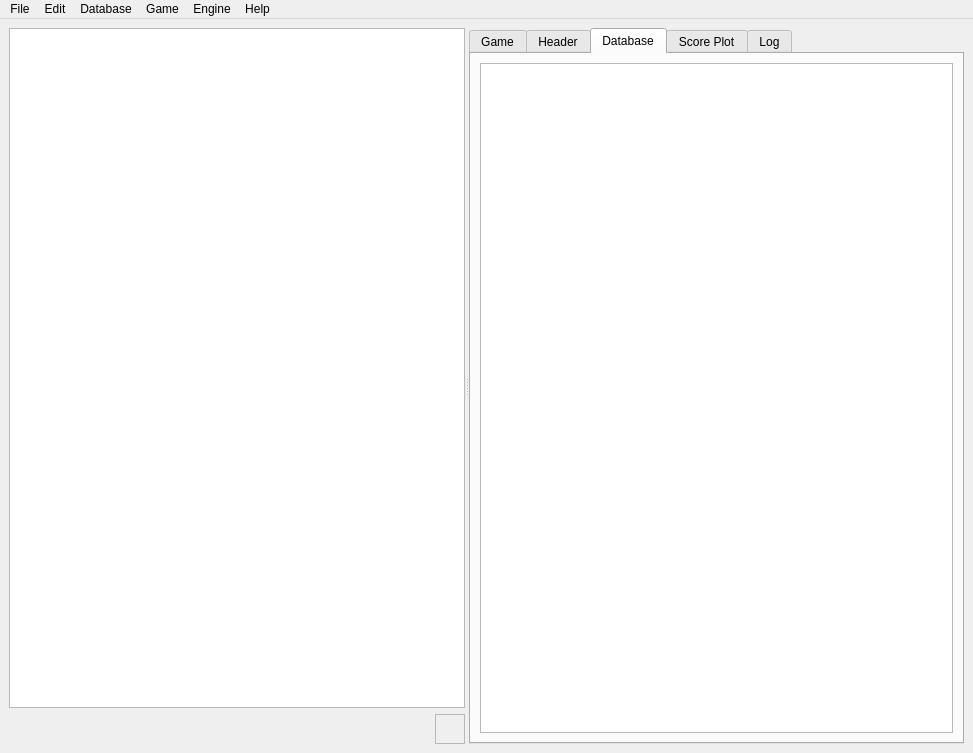
<?xml version="1.0" encoding="UTF-8"?>
<ui version="4.0">
 <class>MainWindow</class>
 <widget class="QMainWindow" name="MainWindow">
  <property name="geometry">
   <rect>
    <x>0</x>
    <y>0</y>
    <width>973</width>
    <height>753</height>
   </rect>
  </property>
  <property name="windowTitle">
   <string>MzChess</string>
  </property>
  <widget class="QWidget" name="centralWidget">
   <layout class="QVBoxLayout" name="verticalLayout_2">
    <item>
     <widget class="QSplitter" name="splitter">
      <property name="orientation">
       <enum>Qt::Horizontal</enum>
      </property>
      <widget class="QWidget" name="layoutWidget">
       <layout class="QVBoxLayout" name="verticalLayout">
        <item>
         <widget class="QBoardViewClass" name="boardGraphicsView">
          <property name="sizePolicy">
           <sizepolicy hsizetype="Preferred" vsizetype="Expanding">
            <horstretch>5</horstretch>
            <verstretch>0</verstretch>
           </sizepolicy>
          </property>
          <property name="minimumSize">
           <size>
            <width>100</width>
            <height>100</height>
           </size>
          </property>
         </widget>
        </item>
        <item>
         <layout class="QHBoxLayout" name="horizontalLayout">
          <item>
           <widget class="QLabel" name="materialLabel">
            <property name="sizePolicy">
             <sizepolicy hsizetype="Expanding" vsizetype="Fixed">
              <horstretch>0</horstretch>
              <verstretch>0</verstretch>
             </sizepolicy>
            </property>
            <property name="minimumSize">
             <size>
              <width>0</width>
              <height>30</height>
             </size>
            </property>
            <property name="maximumSize">
             <size>
              <width>16777215</width>
              <height>30</height>
             </size>
            </property>
            <property name="font">
             <font>
              <family>Chess Leipzig</family>
              <pointsize>20</pointsize>
             </font>
            </property>
            <property name="text">
             <string/>
            </property>
           </widget>
          </item>
          <item>
           <widget class="QFrame" name="turnFrame">
            <property name="sizePolicy">
             <sizepolicy hsizetype="Fixed" vsizetype="Fixed">
              <horstretch>0</horstretch>
              <verstretch>0</verstretch>
             </sizepolicy>
            </property>
            <property name="minimumSize">
             <size>
              <width>30</width>
              <height>30</height>
             </size>
            </property>
            <property name="autoFillBackground">
             <bool>true</bool>
            </property>
            <property name="frameShape">
             <enum>QFrame::StyledPanel</enum>
            </property>
            <property name="frameShadow">
             <enum>QFrame::Raised</enum>
            </property>
           </widget>
          </item>
         </layout>
        </item>
       </layout>
      </widget>
      <widget class="QTabWidget" name="tabWidget">
       <property name="sizePolicy">
        <sizepolicy hsizetype="Expanding" vsizetype="Preferred">
         <horstretch>0</horstretch>
         <verstretch>0</verstretch>
        </sizepolicy>
       </property>
       <property name="minimumSize">
        <size>
         <width>100</width>
         <height>0</height>
        </size>
       </property>
       <property name="maximumSize">
        <size>
         <width>16777215</width>
         <height>16777215</height>
        </size>
       </property>
       <property name="currentIndex">
        <number>2</number>
       </property>
       <widget class="QWidget" name="tabGame">
        <attribute name="title">
         <string>Game</string>
        </attribute>
        <layout class="QVBoxLayout" name="verticalLayout_3">
         <item>
          <widget class="GameTreeView" name="gameTreeViewWidget">
           <column>
            <property name="text">
             <string notr="true">1</string>
            </property>
           </column>
          </widget>
         </item>
        </layout>
       </widget>
       <widget class="QWidget" name="tabHeader">
        <attribute name="title">
         <string>Header</string>
        </attribute>
        <layout class="QVBoxLayout" name="verticalLayout_4">
         <item>
          <widget class="GameHeaderView" name="gameHeaderTableView">
           <property name="editTriggers">
            <set>QAbstractItemView::EditKeyPressed</set>
           </property>
           <property name="columnCount">
            <number>2</number>
           </property>
           <attribute name="horizontalHeaderVisible">
            <bool>false</bool>
           </attribute>
           <attribute name="horizontalHeaderStretchLastSection">
            <bool>true</bool>
           </attribute>
           <column/>
           <column/>
          </widget>
         </item>
        </layout>
       </widget>
       <widget class="QWidget" name="tabDatabase">
        <attribute name="title">
         <string>Database</string>
        </attribute>
        <layout class="QHBoxLayout" name="horizontalLayout_3">
         <item>
          <widget class="GameListTableView" name="gameListTableView">
           <property name="font">
            <font>
             <family>Courier</family>
             <pointsize>10</pointsize>
            </font>
           </property>
          </widget>
         </item>
        </layout>
       </widget>
       <widget class="QWidget" name="tabScorePlot">
        <attribute name="title">
         <string>Score Plot</string>
        </attribute>
        <layout class="QHBoxLayout" name="horizontalLayout_2">
         <item>
          <widget class="ScorePlot" name="scorePlotGraphicsView"/>
         </item>
        </layout>
       </widget>
       <widget class="QWidget" name="tabLog">
        <attribute name="title">
         <string>Log</string>
        </attribute>
        <layout class="QHBoxLayout" name="horizontalLayout_4">
         <item>
          <widget class="QUCIEdit" name="uciTextEdit"/>
         </item>
        </layout>
       </widget>
      </widget>
     </widget>
    </item>
   </layout>
  </widget>
  <widget class="QMenuBar" name="menuBar">
   <property name="geometry">
    <rect>
     <x>0</x>
     <y>0</y>
     <width>973</width>
     <height>21</height>
    </rect>
   </property>
   <widget class="QMenu" name="menuFile">
    <property name="title">
     <string>File</string>
    </property>
    <widget class="QMenu" name="menuRecentDB">
     <property name="title">
      <string>Recent</string>
     </property>
    </widget>
    <widget class="QMenu" name="menuEncoding">
     <property name="title">
      <string>Encoding</string>
     </property>
     <addaction name="actionUTF8"/>
     <addaction name="actionISO88591"/>
     <addaction name="actionASCII"/>
    </widget>
    <addaction name="menuEncoding"/>
    <addaction name="actionOpenDB"/>
    <addaction name="menuRecentDB"/>
    <addaction name="separator"/>
    <addaction name="actionSaveDB"/>
    <addaction name="actionSaveDBAs"/>
    <addaction name="actionAppend2DB"/>
    <addaction name="separator"/>
    <addaction name="actionSaveGame"/>
    <addaction name="separator"/>
    <addaction name="actionExit"/>
   </widget>
   <widget class="QMenu" name="menuEdit">
    <property name="title">
     <string>Edit</string>
    </property>
    <addaction name="actionFENBuilder"/>
    <addaction name="separator"/>
    <addaction name="actionCopyFEN"/>
    <addaction name="actionCopyGame"/>
    <addaction name="separator"/>
    <addaction name="actionNextMove"/>
    <addaction name="actionPreviousMove"/>
    <addaction name="actionUndoMove"/>
    <addaction name="separator"/>
    <addaction name="actionNextVariant"/>
    <addaction name="actionPreviousVariant"/>
    <addaction name="actionPromoteVariant"/>
    <addaction name="actionPromoteVariant2Main"/>
    <addaction name="actionDemoteVariant"/>
    <addaction name="actionDeleteVariant"/>
   </widget>
   <widget class="QMenu" name="menuGame">
    <property name="title">
     <string>Game</string>
    </property>
    <widget class="QMenu" name="menuEndGame">
     <property name="title">
      <string>End Game</string>
     </property>
     <addaction name="actionEGRunningGame"/>
     <addaction name="actionEGWhiteWins"/>
     <addaction name="actionEGBlackWins"/>
     <addaction name="actionEGDraw"/>
    </widget>
    <addaction name="actionSelectHeaderElements"/>
    <addaction name="menuEndGame"/>
    <addaction name="separator"/>
    <addaction name="actionFlipBoard"/>
    <addaction name="separator"/>
    <addaction name="actionShowOptions"/>
    <addaction name="actionWarnOfDanger"/>
   </widget>
   <widget class="QMenu" name="menuEngine">
    <property name="title">
     <string>Engine</string>
    </property>
    <widget class="QMenu" name="menuSelectEngine">
     <property name="title">
      <string>Select Engine</string>
     </property>
     <addaction name="separator"/>
    </widget>
    <widget class="QMenu" name="menuSearchDepth">
     <property name="title">
      <string>Search Depth</string>
     </property>
     <addaction name="actionSD05Moves"/>
     <addaction name="actionSD10Moves"/>
     <addaction name="actionSD15Moves"/>
     <addaction name="actionSD20Moves"/>
     <addaction name="actionSD25Moves"/>
    </widget>
    <widget class="QMenu" name="menuBlunderLimit">
     <property name="title">
      <string>Blunder Limit</string>
     </property>
     <addaction name="actionBLNone"/>
     <addaction name="separator"/>
     <addaction name="actionBL05Pawns"/>
     <addaction name="actionBL10Pawn"/>
     <addaction name="actionBL15Pawns"/>
     <addaction name="actionBL20Pawns"/>
     <addaction name="actionBL25Pawns"/>
     <addaction name="actionBL30Pawns"/>
    </widget>
    <widget class="QMenu" name="menuAnnotateVariants">
     <property name="title">
      <string>Annotate Variants</string>
     </property>
     <addaction name="actionAVNone"/>
     <addaction name="actionAVAll"/>
     <addaction name="separator"/>
     <addaction name="actionAV2Halfmoves"/>
     <addaction name="actionAV4Halfmoves"/>
     <addaction name="actionAV6Halfmoves"/>
    </widget>
    <widget class="QMenu" name="menuNumberOfAnnotations">
     <property name="title">
      <string># Annotations</string>
     </property>
     <addaction name="actionNA1"/>
     <addaction name="actionNA2"/>
     <addaction name="actionNA3"/>
    </widget>
    <widget class="QMenu" name="menuShowHints">
     <property name="title">
      <string>Show Hints for</string>
     </property>
     <addaction name="actionSHNone"/>
     <addaction name="actionSHAll"/>
     <addaction name="separator"/>
     <addaction name="actionSHWhite"/>
     <addaction name="actionSHBlack"/>
    </widget>
    <addaction name="menuSelectEngine"/>
    <addaction name="menuSearchDepth"/>
    <addaction name="separator"/>
    <addaction name="actionAnnotateLastMove"/>
    <addaction name="actionAnnotateAll"/>
    <addaction name="menuNumberOfAnnotations"/>
    <addaction name="menuBlunderLimit"/>
    <addaction name="menuAnnotateVariants"/>
    <addaction name="separator"/>
    <addaction name="actionShowScores"/>
    <addaction name="menuShowHints"/>
    <addaction name="separator"/>
    <addaction name="actionConfigureEngine"/>
    <addaction name="actionDebugEngine"/>
   </widget>
   <widget class="QMenu" name="menuDatabase">
    <property name="title">
     <string>Database</string>
    </property>
    <addaction name="actionCloseDB"/>
    <addaction name="separator"/>
    <addaction name="actionAddGame"/>
    <addaction name="actionRemoveGames"/>
    <addaction name="separator"/>
    <addaction name="actionPasteFEN"/>
    <addaction name="actionPasteGame"/>
    <addaction name="separator"/>
    <addaction name="actionRecoverDB"/>
   </widget>
   <widget class="QMenu" name="menuHelp">
    <property name="title">
     <string>Help</string>
    </property>
    <addaction name="actionHelp"/>
    <addaction name="separator"/>
    <addaction name="actionAbout"/>
   </widget>
   <addaction name="menuFile"/>
   <addaction name="menuEdit"/>
   <addaction name="menuDatabase"/>
   <addaction name="menuGame"/>
   <addaction name="menuEngine"/>
   <addaction name="menuHelp"/>
  </widget>
  <action name="actionCopyFEN">
   <property name="text">
    <string>Copy FEN</string>
   </property>
   <property name="shortcut">
    <string>Ctrl+Shift+C</string>
   </property>
  </action>
  <action name="actionCopyGame">
   <property name="text">
    <string>Copy Game</string>
   </property>
   <property name="shortcut">
    <string>Ctrl+C</string>
   </property>
  </action>
  <action name="actionEGWhiteWins">
   <property name="text">
    <string>1-0</string>
   </property>
  </action>
  <action name="actionEGBlackWins">
   <property name="text">
    <string>0-1</string>
   </property>
  </action>
  <action name="actionEGDraw">
   <property name="text">
    <string>1/2-1/2</string>
   </property>
  </action>
  <action name="actionShowOptions">
   <property name="checkable">
    <bool>true</bool>
   </property>
   <property name="text">
    <string>Show Move Options</string>
   </property>
  </action>
  <action name="actionSD05Moves">
   <property name="checkable">
    <bool>true</bool>
   </property>
   <property name="text">
    <string>5 Moves</string>
   </property>
  </action>
  <action name="actionSD10Moves">
   <property name="checkable">
    <bool>true</bool>
   </property>
   <property name="text">
    <string>10 Moves</string>
   </property>
  </action>
  <action name="actionSD15Moves">
   <property name="checkable">
    <bool>true</bool>
   </property>
   <property name="checked">
    <bool>false</bool>
   </property>
   <property name="text">
    <string>15 Moves</string>
   </property>
  </action>
  <action name="actionSD20Moves">
   <property name="checkable">
    <bool>true</bool>
   </property>
   <property name="text">
    <string>20 Moves</string>
   </property>
  </action>
  <action name="actionSD25Moves">
   <property name="checkable">
    <bool>true</bool>
   </property>
   <property name="text">
    <string>25 Moves</string>
   </property>
  </action>
  <action name="actionNextMove">
   <property name="text">
    <string>Next Move</string>
   </property>
   <property name="shortcut">
    <string>Down</string>
   </property>
  </action>
  <action name="actionPreviousMove">
   <property name="text">
    <string>Previous Move</string>
   </property>
   <property name="shortcut">
    <string>Up</string>
   </property>
  </action>
  <action name="actionOpenDB">
   <property name="text">
    <string>Open DB ...</string>
   </property>
  </action>
  <action name="actionSaveDBAs">
   <property name="text">
    <string>Save DB As ...</string>
   </property>
  </action>
  <action name="actionExit">
   <property name="text">
    <string>Exit</string>
   </property>
  </action>
  <action name="actionAppend2DB">
   <property name="checkable">
    <bool>true</bool>
   </property>
   <property name="text">
    <string>Append active DB to DB</string>
   </property>
  </action>
  <action name="actionSaveGame">
   <property name="text">
    <string>Save Game ...</string>
   </property>
  </action>
  <action name="actionCloseDB">
   <property name="text">
    <string>Close</string>
   </property>
  </action>
  <action name="actionAddGame">
   <property name="text">
    <string>Add Game</string>
   </property>
  </action>
  <action name="actionRemoveGames">
   <property name="text">
    <string>Remove Games</string>
   </property>
  </action>
  <action name="actionFlipBoard">
   <property name="checkable">
    <bool>true</bool>
   </property>
   <property name="text">
    <string>Rotate Board</string>
   </property>
   <property name="shortcut">
    <string>Ctrl+F</string>
   </property>
  </action>
  <action name="actionNextVariant">
   <property name="text">
    <string>Next Variant</string>
   </property>
   <property name="shortcut">
    <string>Right</string>
   </property>
  </action>
  <action name="actionPreviousVariant">
   <property name="text">
    <string>Previous Variant</string>
   </property>
   <property name="shortcut">
    <string>Left</string>
   </property>
  </action>
  <action name="actionShowScores">
   <property name="checkable">
    <bool>true</bool>
   </property>
   <property name="text">
    <string>Show Scores</string>
   </property>
  </action>
  <action name="actionWarnOfDanger">
   <property name="checkable">
    <bool>true</bool>
   </property>
   <property name="text">
    <string>Warn of Danger</string>
   </property>
   <property name="shortcut">
    <string>Ctrl+W</string>
   </property>
  </action>
  <action name="actionUndoMove">
   <property name="text">
    <string>Undo Move</string>
   </property>
   <property name="toolTip">
    <string>Undo the last move of the current sequence</string>
   </property>
   <property name="shortcut">
    <string>Ctrl+Z</string>
   </property>
  </action>
  <action name="actionAnnotateLastMove">
   <property name="text">
    <string>Annotate Last Move</string>
   </property>
  </action>
  <action name="actionBLNone">
   <property name="checkable">
    <bool>true</bool>
   </property>
   <property name="checked">
    <bool>false</bool>
   </property>
   <property name="text">
    <string>None</string>
   </property>
  </action>
  <action name="actionBL05Pawns">
   <property name="checkable">
    <bool>true</bool>
   </property>
   <property name="text">
    <string>0.5 pawns</string>
   </property>
  </action>
  <action name="actionBL10Pawn">
   <property name="checkable">
    <bool>true</bool>
   </property>
   <property name="text">
    <string>1 pawn</string>
   </property>
  </action>
  <action name="actionBL15Pawns">
   <property name="checkable">
    <bool>true</bool>
   </property>
   <property name="text">
    <string>1.5 pawns</string>
   </property>
  </action>
  <action name="actionBL20Pawns">
   <property name="checkable">
    <bool>true</bool>
   </property>
   <property name="text">
    <string>2 pawns</string>
   </property>
  </action>
  <action name="actionBL25Pawns">
   <property name="checkable">
    <bool>true</bool>
   </property>
   <property name="text">
    <string>2.5 pawns</string>
   </property>
  </action>
  <action name="actionBL30Pawns">
   <property name="checkable">
    <bool>true</bool>
   </property>
   <property name="text">
    <string>3 pawns</string>
   </property>
  </action>
  <action name="actionAVNone">
   <property name="checkable">
    <bool>true</bool>
   </property>
   <property name="checked">
    <bool>false</bool>
   </property>
   <property name="text">
    <string>None</string>
   </property>
  </action>
  <action name="actionAV2Halfmoves">
   <property name="checkable">
    <bool>true</bool>
   </property>
   <property name="text">
    <string>2 Halfmoves</string>
   </property>
  </action>
  <action name="actionAV4Halfmoves">
   <property name="checkable">
    <bool>true</bool>
   </property>
   <property name="text">
    <string>4 Halfmoves</string>
   </property>
  </action>
  <action name="actionAV6Halfmoves">
   <property name="checkable">
    <bool>true</bool>
   </property>
   <property name="text">
    <string>6 Halfmoves</string>
   </property>
  </action>
  <action name="actionAVAll">
   <property name="checkable">
    <bool>true</bool>
   </property>
   <property name="text">
    <string>All</string>
   </property>
  </action>
  <action name="actionConfigureEngine">
   <property name="text">
    <string>Configure ...</string>
   </property>
  </action>
  <action name="actionDebugEngine">
   <property name="checkable">
    <bool>true</bool>
   </property>
   <property name="text">
    <string>Debug</string>
   </property>
  </action>
  <action name="actionAbout">
   <property name="text">
    <string>About ...</string>
   </property>
  </action>
  <action name="actionPromoteVariant">
   <property name="text">
    <string>Promote Variant</string>
   </property>
   <property name="shortcut">
    <string>Ctrl+P</string>
   </property>
  </action>
  <action name="actionDeleteVariant">
   <property name="text">
    <string>Delete Variant</string>
   </property>
   <property name="shortcut">
    <string>Ctrl+R</string>
   </property>
  </action>
  <action name="actionAnnotateAll">
   <property name="text">
    <string>Annotate All</string>
   </property>
  </action>
  <action name="actionNA1">
   <property name="checkable">
    <bool>true</bool>
   </property>
   <property name="text">
    <string>1 variant</string>
   </property>
  </action>
  <action name="actionNA2">
   <property name="checkable">
    <bool>true</bool>
   </property>
   <property name="text">
    <string>2 variants</string>
   </property>
  </action>
  <action name="actionNA3">
   <property name="checkable">
    <bool>true</bool>
   </property>
   <property name="text">
    <string>3 variants</string>
   </property>
  </action>
  <action name="actionUTF8">
   <property name="checkable">
    <bool>true</bool>
   </property>
   <property name="checked">
    <bool>true</bool>
   </property>
   <property name="text">
    <string>UTF-8</string>
   </property>
  </action>
  <action name="actionISO88591">
   <property name="checkable">
    <bool>true</bool>
   </property>
   <property name="text">
    <string>ISO 8859/1</string>
   </property>
  </action>
  <action name="actionASCII">
   <property name="checkable">
    <bool>true</bool>
   </property>
   <property name="text">
    <string>ASCII</string>
   </property>
  </action>
  <action name="actionHelp">
   <property name="text">
    <string>Help ...</string>
   </property>
  </action>
  <action name="actionDemoteVariant">
   <property name="text">
    <string>Demote Variant</string>
   </property>
   <property name="shortcut">
    <string>Ctrl+D</string>
   </property>
  </action>
  <action name="actionPromoteVariant2Main">
   <property name="text">
    <string>Promote Variant to Main</string>
   </property>
   <property name="shortcut">
    <string>Ctrl+M</string>
   </property>
  </action>
  <action name="actionSelectHeaderElements">
   <property name="text">
    <string>Select Header Elements ...</string>
   </property>
  </action>
  <action name="actionEGRunningGame">
   <property name="text">
    <string>*</string>
   </property>
  </action>
  <action name="actionFENBuilder">
   <property name="text">
    <string>FEN Builder ...</string>
   </property>
  </action>
  <action name="actionSHNone">
   <property name="checkable">
    <bool>true</bool>
   </property>
   <property name="text">
    <string>None</string>
   </property>
  </action>
  <action name="actionSHWhite">
   <property name="checkable">
    <bool>true</bool>
   </property>
   <property name="text">
    <string>White</string>
   </property>
  </action>
  <action name="actionSHBlack">
   <property name="checkable">
    <bool>true</bool>
   </property>
   <property name="text">
    <string>Black</string>
   </property>
  </action>
  <action name="actionSHAll">
   <property name="checkable">
    <bool>true</bool>
   </property>
   <property name="text">
    <string>All</string>
   </property>
  </action>
  <action name="actionPasteFEN">
   <property name="text">
    <string>Paste FEN</string>
   </property>
  </action>
  <action name="actionPasteGame">
   <property name="text">
    <string>Paste Game</string>
   </property>
  </action>
  <action name="actionRecoverDB">
   <property name="text">
    <string>Recover </string>
   </property>
   <property name="toolTip">
    <string>Recover last database</string>
   </property>
  </action>
  <action name="actionSaveDB">
   <property name="text">
    <string>Save DB</string>
   </property>
   <property name="toolTip">
    <string>Save active DB</string>
   </property>
  </action>
 </widget>
 <customwidgets>
  <customwidget>
   <class>QBoardViewClass</class>
   <extends>QGraphicsView</extends>
   <header>qboardviewclass</header>
  </customwidget>
  <customwidget>
   <class>GameTreeView</class>
   <extends>QTreeWidget</extends>
   <header>gametreeview</header>
   <container>1</container>
  </customwidget>
  <customwidget>
   <class>GameListTableView</class>
   <extends>QTableView</extends>
   <header>gamelisttableview</header>
  </customwidget>
  <customwidget>
   <class>GameHeaderView</class>
   <extends>QTableWidget</extends>
   <header>gameheaderview</header>
  </customwidget>
  <customwidget>
   <class>ScorePlot</class>
   <extends>QGraphicsView</extends>
   <header location="global">scoreplotgraphicsview</header>
  </customwidget>
  <customwidget>
   <class>QUCIEdit</class>
   <extends>QTextEdit</extends>
   <header>uciedit</header>
  </customwidget>
 </customwidgets>
 <resources/>
 <connections/>
</ui>
